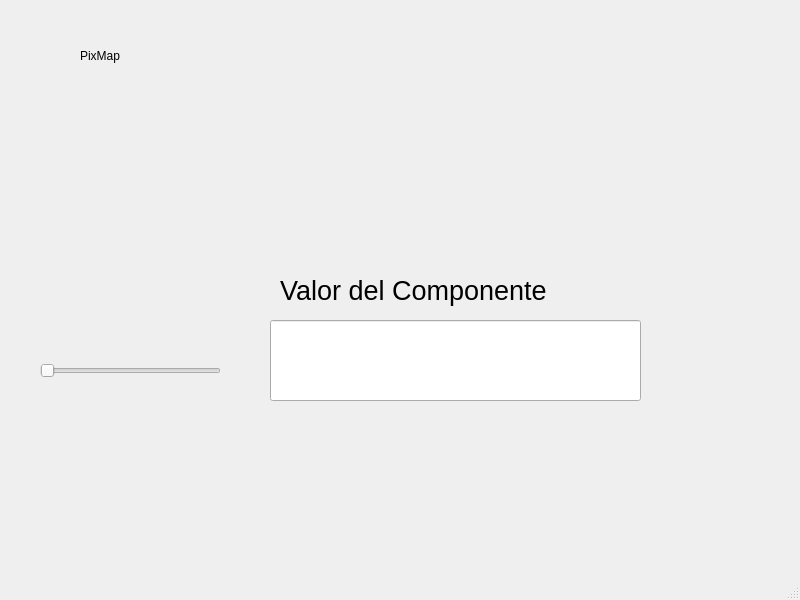
<?xml version="1.0" encoding="UTF-8"?>
<ui version="4.0">
 <class>MainWindow</class>
 <widget class="QMainWindow" name="MainWindow">
  <property name="geometry">
   <rect>
    <x>0</x>
    <y>0</y>
    <width>800</width>
    <height>600</height>
   </rect>
  </property>
  <property name="windowTitle">
   <string>MainWindow</string>
  </property>
  <widget class="QWidget" name="centralwidget">
   <widget class="QLabel" name="label">
    <property name="geometry">
     <rect>
      <x>10</x>
      <y>90</y>
      <width>161</width>
      <height>141</height>
     </rect>
    </property>
    <property name="styleSheet">
     <string notr="true"/>
    </property>
    <property name="text">
     <string/>
    </property>
    <property name="pixmap">
     <pixmap resource="../Archivos/Recursos.qrc">:/Logos/2.jpeg</pixmap>
    </property>
    <property name="scaledContents">
     <bool>true</bool>
    </property>
   </widget>
   <widget class="QLabel" name="label_2">
    <property name="geometry">
     <rect>
      <x>80</x>
      <y>20</y>
      <width>141</width>
      <height>71</height>
     </rect>
    </property>
    <property name="text">
     <string>PixMap</string>
    </property>
   </widget>
   <widget class="QLabel" name="label_3">
    <property name="geometry">
     <rect>
      <x>590</x>
      <y>100</y>
      <width>161</width>
      <height>141</height>
     </rect>
    </property>
    <property name="styleSheet">
     <string notr="true"/>
    </property>
    <property name="text">
     <string/>
    </property>
    <property name="pixmap">
     <pixmap resource="../Archivos/Recursos.qrc">:/Logos/2.jpeg</pixmap>
    </property>
    <property name="scaledContents">
     <bool>true</bool>
    </property>
   </widget>
   <widget class="QLabel" name="label_4">
    <property name="geometry">
     <rect>
      <x>630</x>
      <y>420</y>
      <width>161</width>
      <height>141</height>
     </rect>
    </property>
    <property name="styleSheet">
     <string notr="true"/>
    </property>
    <property name="text">
     <string/>
    </property>
    <property name="pixmap">
     <pixmap resource="../Archivos/Recursos.qrc">:/Logos/2.jpeg</pixmap>
    </property>
    <property name="scaledContents">
     <bool>true</bool>
    </property>
   </widget>
   <widget class="QLabel" name="label_5">
    <property name="geometry">
     <rect>
      <x>280</x>
      <y>270</y>
      <width>491</width>
      <height>41</height>
     </rect>
    </property>
    <property name="font">
     <font>
      <pointsize>20</pointsize>
     </font>
    </property>
    <property name="text">
     <string>Valor del Componente</string>
    </property>
   </widget>
   <widget class="QLineEdit" name="lineEdit">
    <property name="geometry">
     <rect>
      <x>270</x>
      <y>320</y>
      <width>371</width>
      <height>81</height>
     </rect>
    </property>
    <property name="font">
     <font>
      <pointsize>30</pointsize>
     </font>
    </property>
   </widget>
   <widget class="QSlider" name="horizontalSlider">
    <property name="geometry">
     <rect>
      <x>40</x>
      <y>340</y>
      <width>181</width>
      <height>61</height>
     </rect>
    </property>
    <property name="orientation">
     <enum>Qt::Horizontal</enum>
    </property>
   </widget>
  </widget>
  <widget class="QMenuBar" name="menubar">
   <property name="geometry">
    <rect>
     <x>0</x>
     <y>0</y>
     <width>800</width>
     <height>26</height>
    </rect>
   </property>
  </widget>
  <widget class="QStatusBar" name="statusbar"/>
 </widget>
 <resources>
  <include location="../Archivos/Recursos.qrc"/>
 </resources>
 <connections/>
</ui>
